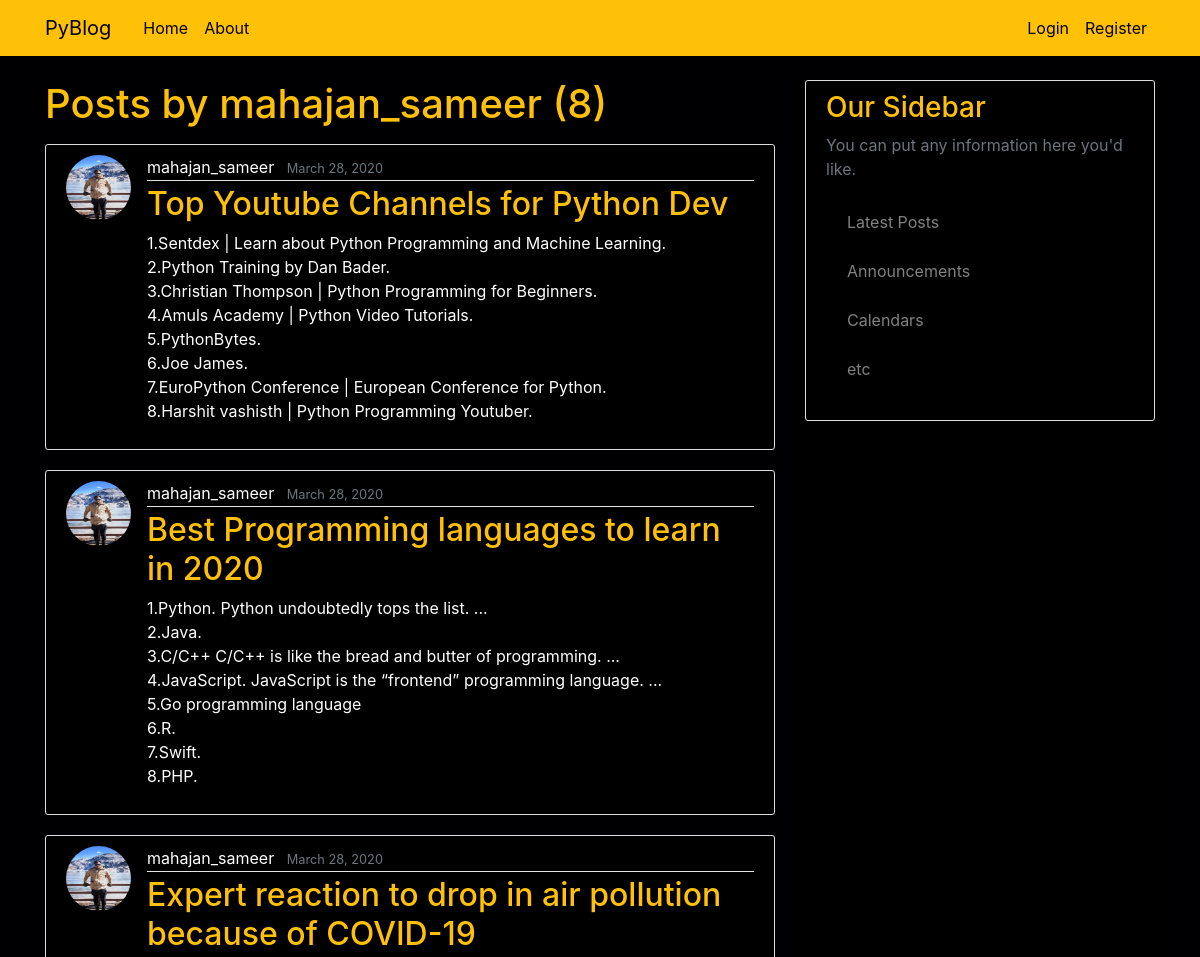
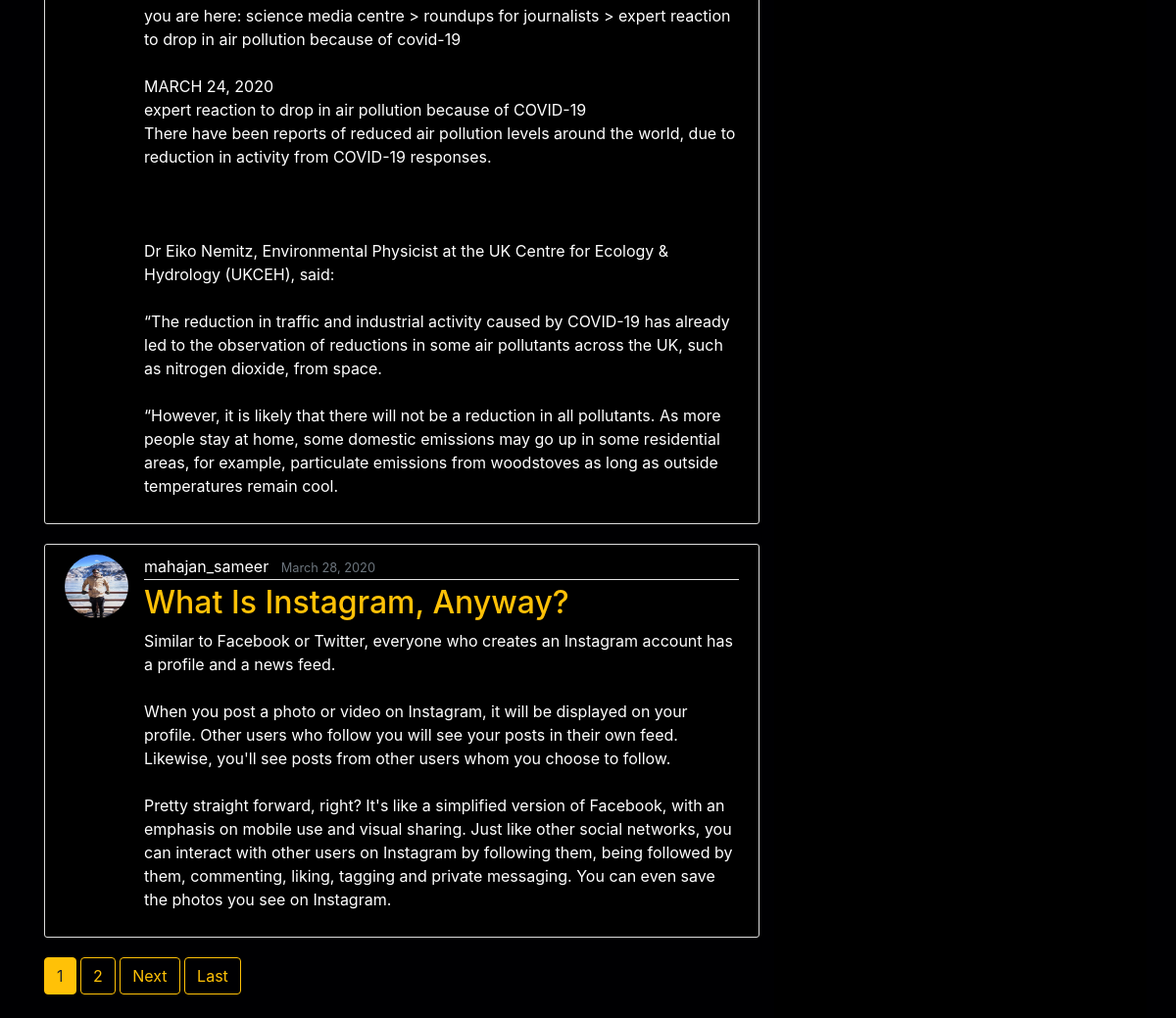
The page /user/mahajan_sameer on the database its author committed (2 pictures, top to bottom).
### pyblog/models.py (models this page shows, shortened)
class post(models.Model):
    title = models.CharField(max_length=100)
    content = models.TextField()
    date = models.DateTimeField(default=timezone.now) #time and date can be updated
    author = models.ForeignKey(User, on_delete=models.CASCADE) #models.CASCADE; if user is deleted all this posts will be delted

### users/models.py (models this page shows, shortened)
class profile(models.Model):
    user = models.OneToOneField(User,on_delete= models.CASCADE)
    image = models.ImageField(default='default.jpg',upload_to ='profile_pics')

### pyblog/views.py (the view)
# urls.py: path('user/<str:username>', UserPostListView.as_view() , name='user-posts'),
class UserPostListView(ListView):
    model = post
    template_name = 'pyblog/user_posts.html' #<app>/<model>_<viewtype>.html
    context_object_name = 'posts'
    paginate_by = 4
    def get_queryset(self):
        user = get_object_or_404(User, username=self.kwargs.get('username'))
        return post.objects.filter(author = user).order_by('-date')

### pyblog/templates/pyblog/user_posts.html (shortened to what this page needs)
{% extends "pyblog/base.html" %}
{% block content %}
    <h1 style="color:#ffc107" class= "mb-3">Posts by {{ view.kwargs.username }} ({{ page_obj.paginator.count }})</h1>
    {% for post in posts %}
        <article style="background-color:#000000" class="media content-section">
            <img class ="rounded-circle article-img" src = "{{ post.author.profile.image.url }}">
            <div style="background-color:#000000" class="media-body">
                <div class="article-metadata">
                    <a style="color:#ffffff" class="mr-2" href="{% url 'user-posts' post.author.username %}">{{ post.author }}</a>
                    <a style="color:#ffffff"><small class="text-muted">{{ post.date|date:"F d, Y" }}</small></a>
                </div>
                <h2><a style="color:#ffc107" class="article-title" href="{% url 'post-detail' post.id %}">{{ post.title }}</a></h2>
                <p  class="article-content">{{ post.content }}</p>
            </div>
        </article>
    {% endfor %}
      {% if is_paginated %}
      {% for num in page_obj.paginator.page_range %}
        {% if page_obj.number == num %}
          <a class="btn btn-warning mb-4" href="?page={{ num }}">{{ num }}</a>
        {% elif num > page_obj.number|add:'-3' and num < page_obj.number|add:'3' %}
          <a class="btn btn-outline-warning mb-4" href="?page={{ num }}">{{ num }}</a>
        {% endif %}
      {% endfor %}
      {% if page_obj.has_next %}
        <a class="btn btn-outline-warning mb-4" href="?page={{ page_obj.next_page_number }}">Next</a>
        <a class="btn btn-outline-warning mb-4" href="?page={{ page_obj.paginator.num_pages }}">Last</a>
      {% endif %}
    {% endif %}
{% endblock content %}

### pyblog/templates/pyblog/base.html (shortened to what this page needs)
{% load static %}
<!DOCTYPE html>
<html>
<head>
    <link rel="stylesheet" href="https://maxcdn.bootstrapcdn.com/bootstrap/4.0.0/css/bootstrap.min.css">
    <link rel="stylesheet" type="text/css" href="{% static 'pyblog/main.css' %}">
</head>
<body>
        <header class="site-header">
        <nav class="navbar navbar-expand-md navbar-dark bg-warning fixed-top">
        <div class="container">
        <a style="color:#000000" class="navbar-brand mr-4" href="{% url 'blog-home' %}">PyBlog</a>
        <div class="collapse navbar-collapse" id="navbarToggle">
            <div class="navbar-nav mr-auto">
            <a style="color:#000000" class="nav-item nav-link" href="{% url 'blog-home' %}">Home</a>
            <a style="color:#000000" class="nav-item nav-link" href="{% url 'blog-about' %}">About</a>
            </div>
            <div class="navbar-nav">
                {% if user.is_authenticated %}
                    <a style="color:#000000" class="nav-item nav-link" href="{% url 'post-create' %}">New Post</a>
                    <a style="color:#000000" class="nav-item nav-link" href="{% url 'profile' %}">Profile</a>
                    <a style="color:#000000" class="nav-item nav-link" href="{% url 'logout' %}">Logout</a>
                {% else %}
                    <a style="color:#000000" class="nav-item nav-link" href="{% url 'login' %}">Login</a>
                    <a style="color:#000000" class="nav-item nav-link" href="{% url 'register' %}">Register</a>
                {% endif %}
            </div>
        </div>
        </div>
    </nav>
    </header>
    <main role="main" class="container bg-black">
    <div class="row">
        <div class="col-md-8">
            {% block content %}{% endblock %}
        </div>
        <div style="background-color:#000000" class="col-md-4">
        <div style="background-color:#000000" class="content-section">
            <h3 style="color:#ffc107">Our Sidebar</h3>
            <p class='text-muted'>You can put any information here you'd like.
            <ul class="list-group ">
                <li style="background-color:#000000" class="list-group-item list-group-item-light">Latest Posts</li>
                <li style="background-color:#000000" class="list-group-item list-group-item-light">Announcements</li>
                <li style="background-color:#000000" class="list-group-item list-group-item-light">Calendars</li>
                <li style="background-color:#000000" class="list-group-item list-group-item-light">etc</li>
            </ul>
            </p>
        </div>
        </div>
    </div>
    </main>
</body>
</html>

### pyblog/static/pyblog/main.css (style rules this page uses)
body { background: #000002; color: #ffffff; margin-top: 5rem; }
h1, h2, h3, h4, h5, h6 { color: #266df1; }
ul { margin: 0; }
.site-header .navbar-nav .nav-link { color: #cbd5db; }
.content-section { background: #ffffff; padding: 10px 20px; border: 1px solid #dddddd; border-radius: 3px; margin-bottom: 20px; }
.article-title { color: #444444; }
.article-content { white-space: pre-line; }
.article-img { height: 65px; width: 65px; margin-right: 16px; }
.article-metadata { padding-bottom: 1px; margin-bottom: 4px; border-bottom: 1px solid #e3e3e3 }

### rows shown on the page
post: author.profile.image (picture), author "mahajan_sameer", date "March 28, 2020", title "Top Youtube Channels for Python Dev", content "1.Sentdex | Learn about Python Programming and Machine Learning. 2.Python Training by Dan Bader. 3.Christian Thompson | Python Programming for Beginners. 4.Amuls Academy | Python Video Tutorials. 5.PythonBytes. 6.Joe James. 7.EuroPython Conference | European Conference for Python. 8.Harshit vashisth | Python Programming Youtuber."
post: author.profile.image (picture), author "mahajan_sameer", date "March 28, 2020", title "Best Programming languages to learn in 2020", content "1.Python. Python undoubtedly tops the list. ... 2.Java. 3.C/C++ C/C++ is like the bread and butter of programming. ... 4.JavaScript. JavaScript is the “frontend” programming language. ... 5.Go programming language 6.R. 7.Swift. 8.PHP."
post: author.profile.image (picture), author "mahajan_sameer", date "March 28, 2020", title "Expert reaction to drop in air pollution because of COVID-19", content "you are here: science media centre > roundups for journalists > expert reaction to drop in air pollution because of covid-19 MARCH 24, 2020 expert reaction to drop in air pollution because of COVID-19 There have been reports of reduced air pollution levels around the world, due to reduction in activity from COVID-19 responses. Dr Eiko Nemitz, Environmental Physicist at the UK Centre for Ecology & Hydrology (UKCEH), said: “The reduction in traffic and industrial activity caused by COVID-19 has already led to the observation of reductions in some air pollutants across the UK, such as nitrogen dioxide, from space. “However, it is likely that there will not be a reduction in all pollutants. As…"
post: author.profile.image (picture), author "mahajan_sameer", date "March 28, 2020", title "What Is Instagram, Anyway?", content "Similar to Facebook or Twitter, everyone who creates an Instagram account has a profile and a news feed. When you post a photo or video on Instagram, it will be displayed on your profile. Other users who follow you will see your posts in their own feed. Likewise, you'll see posts from other users whom you choose to follow. Pretty straight forward, right? It's like a simplified version of Facebook, with an emphasis on mobile use and visual sharing. Just like other social networks, you can interact with other users on Instagram by following them, being followed by them, commenting, liking, tagging and private messaging. You can even save the photos you see on Instagram."

### other values the page prints
{{ view.kwargs.username }} "mahajan_sameer"
{{ page_obj.paginator.count }} "8"
{{ num }} "1"
{{ num }} "2"
